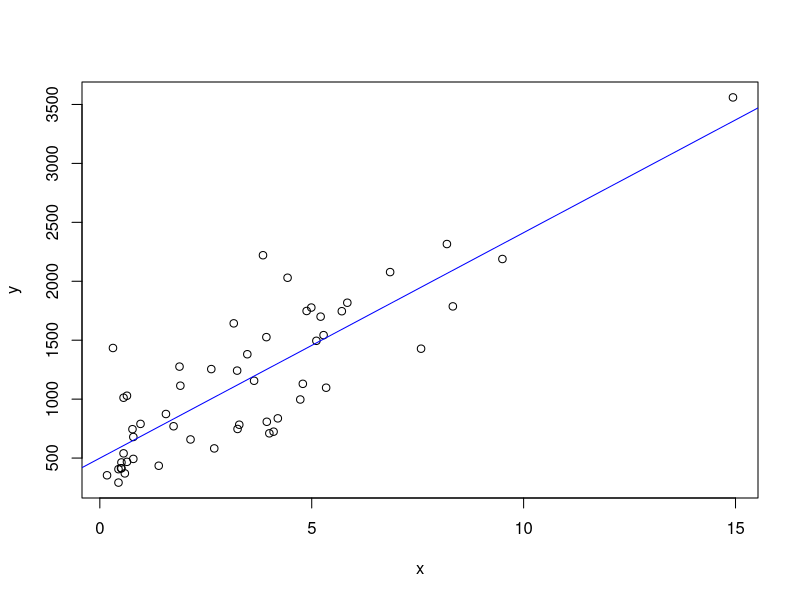
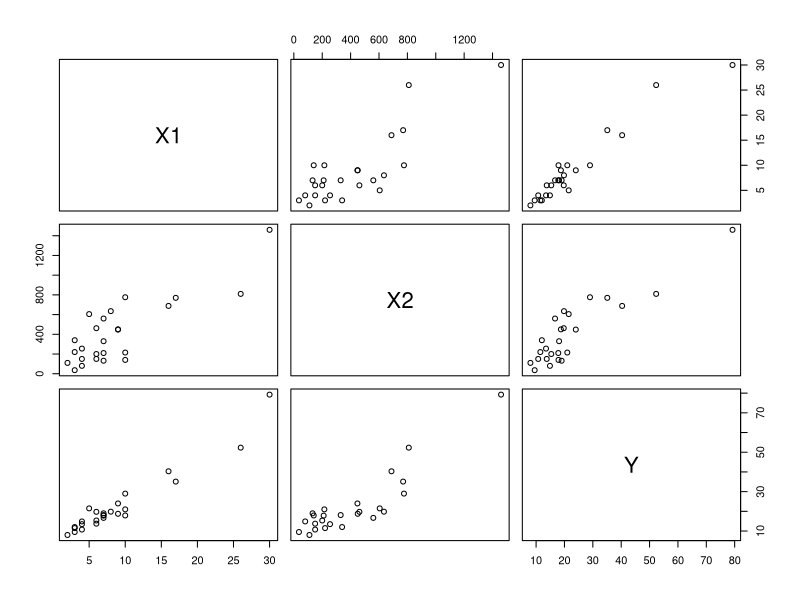
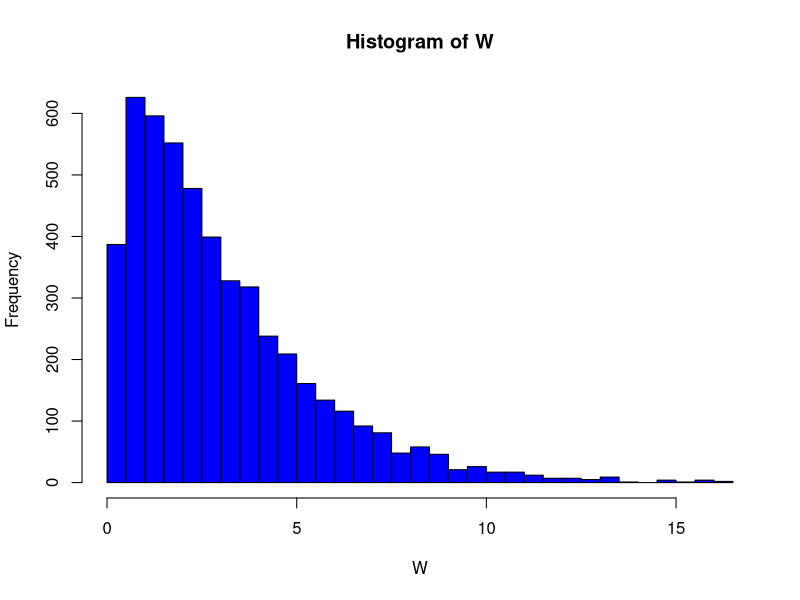
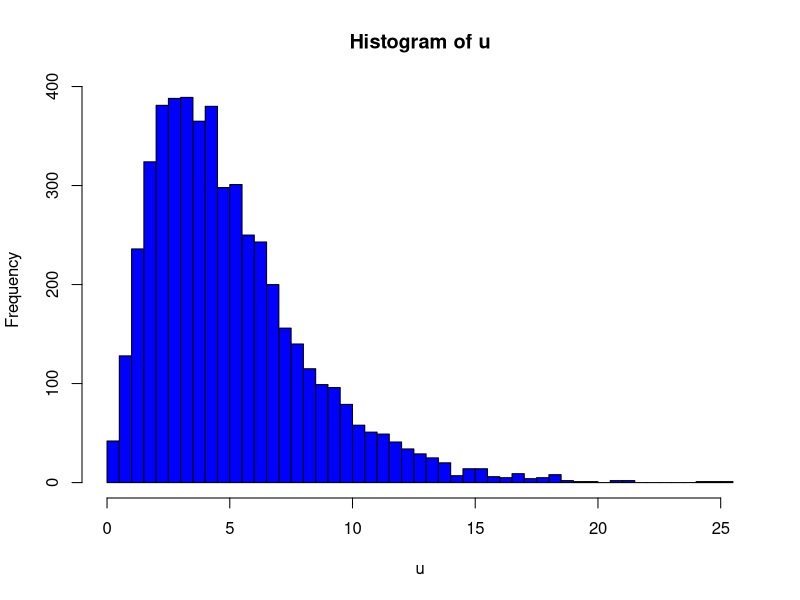
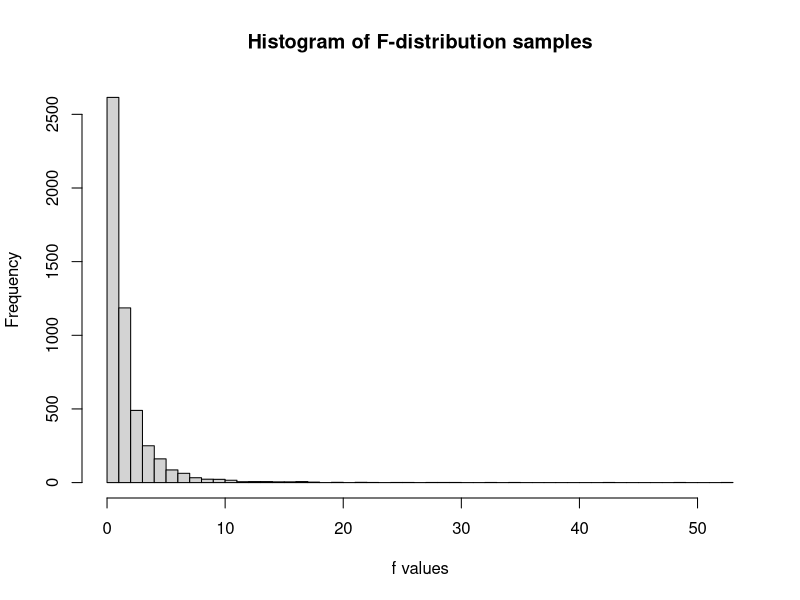

Reproduce these figures in R, in order.
###############################
# Q1: Simple Linear Regression
library(readxl)
dataset <- read_excel("Electricity_Data.xlsx")
x <- dataset$X
y <- dataset$Y
n <- length(x)
model <- lm(Y ~ X, data = dataset)
summary(model)
S_xy <- sum(x * y) - (sum(x) * sum(y)) / n
S_xx <- sum(x^2) - (sum(x)^2) / n
beta_1 <- S_xy / S_xx
beta_0 <- mean(y) - beta_1 * mean(x)
y_fit <- beta_0 + beta_1 * x
residuals <- y - y_fit
plot(x, y)
abline(a = beta_0, b = beta_1, col = 'blue')

#######################################
# Q2: Multiple Linear Regression

library(ggplot2)
data <- read_excel("TimeDeliveryData.xlsx")
y <- data$Y
x1 <- data$X1
x2 <- data$X2
model <- lm(Y~X1+X2, data=data)
summary(model)
# Calculate fitted values and residuals
fitted_values <- predict(model)
residuals <- y - fitted_values
# Plot relationships
pairs(data[, c("X1", "X2", "Y")])
# Print additional details
cat("Fitted values:\n", fitted_values, "\n")
cat("Residuals:\n", residuals, "\n")

######################################## 
#Q3 Residuals and model parameters
residuals<-model$residuals
n<-length(residuals)
p<-length(model$coefficients)

# Unbiased estimator of sigma^2
sigma2<-(sum(residuals^2))/(n-p)

# Create design matrix and ensure it's numeric
X<-as.matrix(cbind(rep(1,n),data[,c("X1","X2")]))
C<-solve(t(X)%*%X)

# t-statistics
betas<-model$coefficients
t_stats<-betas/sqrt(sigma2*diag(C))
t_stats
#######################################
# Q4: Chi-Square Distribution

n <- 5000  # Number of samples
Z1 <- rnorm(n)  # Standard normal samples
Z2 <- rnorm(n)
Z3 <- rnorm(n)
W <- Z1^2 + Z2^2 + Z3^2  # Chi-square variable
hist(W, breaks=50, main="Histogram of W", xlab="W", col="blue")  # Plot histogram
mean_W <- mean(W)  # Sample mean
var_W <- var(W)  # Sample variance
theoretical_mean_W <- 3  # Theoretical mean
theoretical_var_W <- 6  # Theoretical variance
mean_diff <- abs(theoretical_mean_W - mean_W)  # Difference in mean
var_diff <- abs(theoretical_var_W - var_W)  # Difference in variance
cat("Sample mean of W:", mean_W, "\n")
cat("Sample variance of W:", var_W, "\n")
cat("Difference in mean:", mean_diff, "\n")
cat("Difference in variance:", var_diff, "\n")

#######################################
# Q5: Projection Matrix and u Statistic
library(MASS)  # For mvrnorm function

# Part 1
X<-matrix(rnorm(8*5),8,5)
XtX_inv<-solve(t(X)%*%X)
PX<-X%*%XtX_inv%*%t(X)
PX2<-PX%*%PX
is_idempotent<-all.equal(PX,PX2,tolerance=1e-10)
cat("P_X:\n", PX, "\nIs idempotent? ", is_idempotent, "\n")

# Part 2
n<-5000
mu<-rep(0,8)
I<-diag(8)
Y<-mvrnorm(n,mu,I)
u<-numeric(n)
for(i in 1:n) u[i]<-t(Y[i,])%*%PX%*%Y[i,]

# Part 3
hist(u,breaks=50,main="Histogram of u",xlab="u",col="blue")
mean_u<-mean(u)
var_u<-var(u)
cat("Sample mean of u:",mean_u,"\n")
cat("Sample variance of u:",var_u,"\n")

# Part 4
theoretical_mean<-5
theoretical_var<-10
mean_diff<-abs(theoretical_mean-mean_u)
var_diff<-abs(theoretical_var-var_u)
cat("Theoretical mean:",theoretical_mean,"\n")
cat("Theoretical variance:",theoretical_var,"\n")
cat("Mean difference:",mean_diff,"\n")
cat("Variance difference:",var_diff,"\n")

#######################################
# Q6: F-Distribution
library(MASS)

# Parameters
n<-5000
mu<-rep(0,8)
I8<-diag(8)
df1<-3
df2<-5

# Generate Y
Y<-mvrnorm(n,mu,I8)

# Define X1
X1<-matrix(rnorm(8*df2),8,df2)
PX1<-X1%*%solve(t(X1)%*%X1)%*%t(X1)
PX2<-I8-PX1

# Compute f values
f_vals<-apply(Y,1,function(y) (t(y)%*%PX2%*%y/df1)/(t(y)%*%PX1%*%y/df2))

# Histogram and statistics
hist(f_vals,breaks=50,main="Histogram of F-distribution samples",xlab="f values")
mean_f<-mean(f_vals)
var_f<-var(f_vals)
cat("Sample Mean:",mean_f,"\n")
cat("Sample Variance:",var_f,"\n")

# Theoretical values
mean_theoretical<-df2/(df2-2)
var_theoretical<-(2*df2^2*(df1+df2-2))/(df1*(df2-2)^2*(df2-4))
cat("Theoretical Mean:",mean_theoretical,"\n")
cat("Theoretical Variance:",var_theoretical,"\n")
